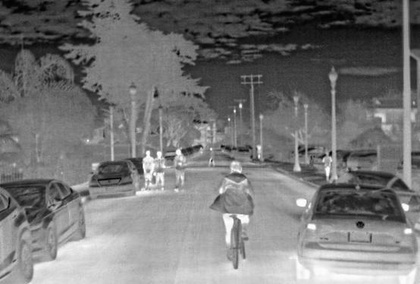
%> input picture PFF_Code/images/RGB/IR/1.jpg, 420 x 284 px, shrunk from 554 x 374 before the run
$ octave --eval "result = sbgain(imread('images/RGB/IR/1.jpg'));"   (GNU Octave 9; MATLAB toolbox functions it lacks are replaced by stand-ins)
%> lines starting %> are read from the running program, lines starting %| are printed output that depends on the picture
function y = sbgain(x)
% x-输入基础层图像
% y-输出自适应基础层图像
[m,n] = size(x);
%> m = 284; n = 420
y = x;
%> y is the input picture: size 284x420 uint8; min 0, max 255, mean 117.4
l=128;
for i=1:m
    for j =1:n
        if x(i,j)<=l
                y(i,j) = x(i,j)*gainv(x(i,j))/gainv(l);
        end
    end
end
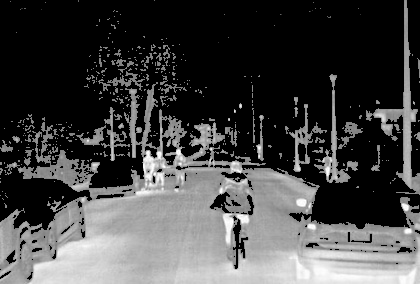
%> y: size 284x420 uint8; min 0, max 255, mean 68.9
t = 1;
b = fspecial('gaussian',[6*t+1,6*t+1],t);
y = imfilter(y,b,'replicate');
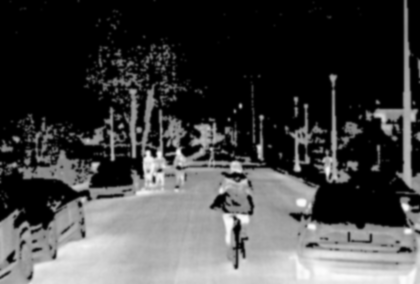
%> y: size 284x420 uint8; min 0, max 251, mean 68.9
end
